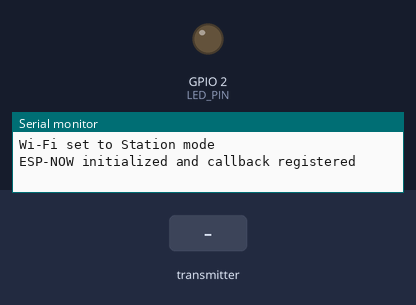
Bench run of a sketch on a simulated ESP32. Shown: output pins drawn as LEDs (lit = HIGH), the last lines printed to the serial monitor. The inputs (shaded band) are chosen by the test bench.

Above: at 1.2 s.
1.3 s: the transmitter starts sending distance = 0
At 2.2 s:
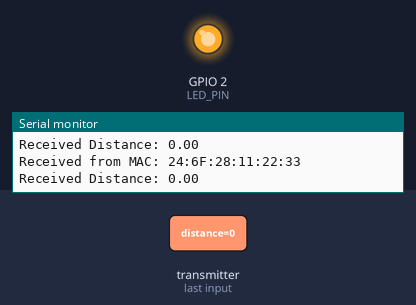
2.8 s: the transmitter starts sending distance = 25
At 3.3 s:
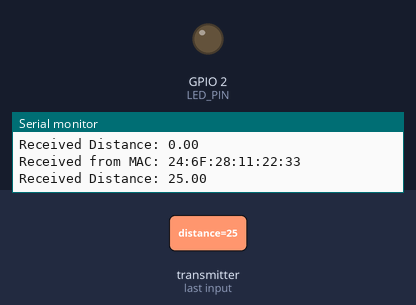
Timing chart, 0 to 5.8 s (numbered marks = the images above; inputs shaded):
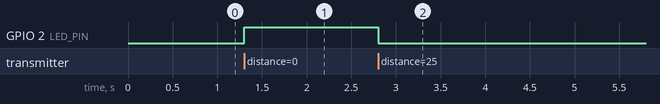

Measured:
- after the input at 1.3 s, GPIO 2 (LED_PIN): LOW → HIGH at once
- after the input at 2.8 s, GPIO 2 (LED_PIN): HIGH → LOW at once

The sketch:

reciever.ino
```cpp
#include <esp_now.h>
#include <WiFi.h>

#define LED_PIN 2 // Optional: Use an LED for visual feedback

void onReceive(const esp_now_recv_info_t *info, const uint8_t *data, int len) {
    Serial.print("Received from MAC: ");
    for (int i = 0; i < 6; i++) {
        Serial.printf("%02X", info->src_addr[i]);
        if (i < 5) Serial.print(":");
    }
    Serial.println();

    // Ensure the received data length matches the expected size for a float
    if (len == sizeof(float)) {
        float distance;
        memcpy(&distance, data, sizeof(float)); // Decode the float value
        Serial.print("Received Distance: ");
        Serial.println(distance);

        // Optional: Use LED for visual feedback if distance is below a threshold
        if (distance < 10.0) { // Example condition: distance below 10 cm
            digitalWrite(LED_PIN, HIGH);
        } else {
            digitalWrite(LED_PIN, LOW);
        }
    } else {
        Serial.println("Received data length mismatch");
    }
}

void setup() {
    Serial.begin(115200);

    // Optional: Set up an LED for visual feedback
    pinMode(LED_PIN, OUTPUT);
    digitalWrite(LED_PIN, LOW);

    // Set Wi-Fi to station mode
    WiFi.mode(WIFI_STA);
    Serial.println("Wi-Fi set to Station mode");

    // Initialize ESP-NOW
    if (esp_now_init() != ESP_OK) {
        Serial.println("Error initializing ESP-NOW");
        return;
    }

    // Register callback function to handle incoming messages
    esp_now_register_recv_cb(onReceive);
    Serial.println("ESP-NOW initialized and callback registered");
}

void loop() {
    // No code required in loop for this example
}
```
